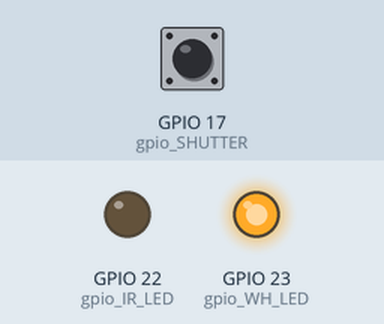
A program run on a simulated Raspberry Pi (BCM pin numbers). On the bench: output pins drawn as LEDs (lit = HIGH). Inputs (shaded band) come from the test bench; at power-on: GPIO 17 (gpio_SHUTTER) HIGH. The clock reads 2024-03-15 10:24:30 at power-on unless the program sets it; the camera gives no picture and a still takes 0.5 s. At 1.8 s the program stops and its outputs stay as they are.

Above: at 1.2 s.
1.3 s: GPIO 17 (gpio_SHUTTER) pulled LOW for 0.15 s
At 1.7 s:
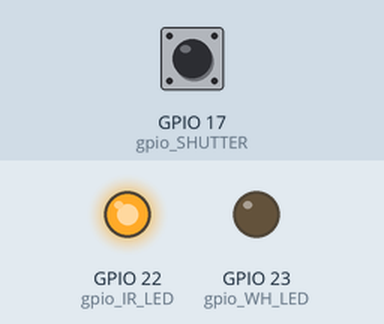
At 2.4 s:
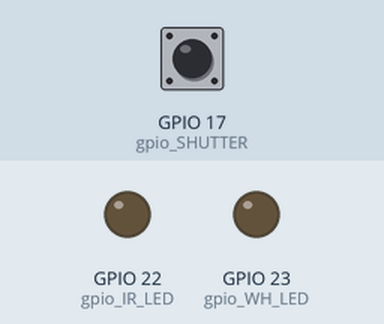
Timing chart, 0 to 3.3 s (numbered marks = the images above; inputs shaded):
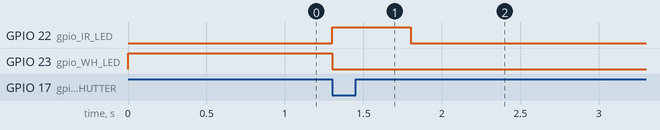

The program:

IR_camera.py
```python
# -*- coding: utf-8 -*-

import picamera
import RPi.GPIO as GPIO
import time # For time-stamp


## ----------------------------------------------------------------------------
## Set path and filename with time-stamp
timestr = time.strftime("%d-%m-%Y_%H-%M-%S")
path = 'home/pi/Desktop/'
filename = 'pic_'+timestr+'.jpg'

## TO-DO remove gipo map
#gpio17=11
#gpio18=13
#gpio22=15
#gpio23=16
#gpio27=12

##Set GPIO numbering system
GPIO.setmode(GPIO.BCM)

##Set GPIO numbers for shutter and LEDs
gpio_SHUTTER=17
gpio_IR_LED=22
gpio_WH_LED=23

## Turn down warnings if ports are accidentally remained occupied during
## a previous instance of the program
#GPIO.setwarnings(False)


try:
    ## GPIO 17 is the shutter button
    GPIO.setup(gpio_SHUTTER, GPIO.IN, GPIO.PUD_UP)

    ## GPIO 22 is the infrared cathode
    GPIO.setup(gpio_IR_LED, GPIO.OUT)

    ## GPIO 23 is the white light cathode
    GPIO.setup(gpio_WH_LED, GPIO.OUT)

    ## Sets the infrared cathode to ground. The common anode of the
    ## LED is set to 3.3 V, so setting GPIO 22 to ground causes the
    ## infrared light to be on.
    GPIO.output(gpio_IR_LED, False)

    ## Sets the white light cathode to 3.3 V
    GPIO.output(gpio_WH_LED, True)
except:
    ## Catch possible errors
    print('ERROR: Failed to set GPIOs. Exiting')
    raise SystemExit


with picamera.PiCamera() as camera:
    camera.start_preview()
    try:
        camera.start_preview()
        GPIO.wait_for_edge(17, GPIO.FALLING)
        GPIO.output(gpio_IR_LED, True)
        GPIO.output(gpio_WH_LED, False)
        camera.capture(path+filename, use_video_port=True)
    finally:
        camera.stop_preview()
        ## Clean GPIO ports previously set in this program
        GPIO.cleanup()


## Notes (TO-DO delete)

## For rotating the image and changing brightness
# camera.vflip = True
# camera.hflip = True
# camera.brightness = 60  ## Add brightness handle?
```

Measured:
- after the input at 1.3 s, GPIO 22 (gpio_IR_LED): LOW → HIGH at once, → LOW 0.50 s later; GPIO 23 (gpio_WH_LED): HIGH → LOW at once
